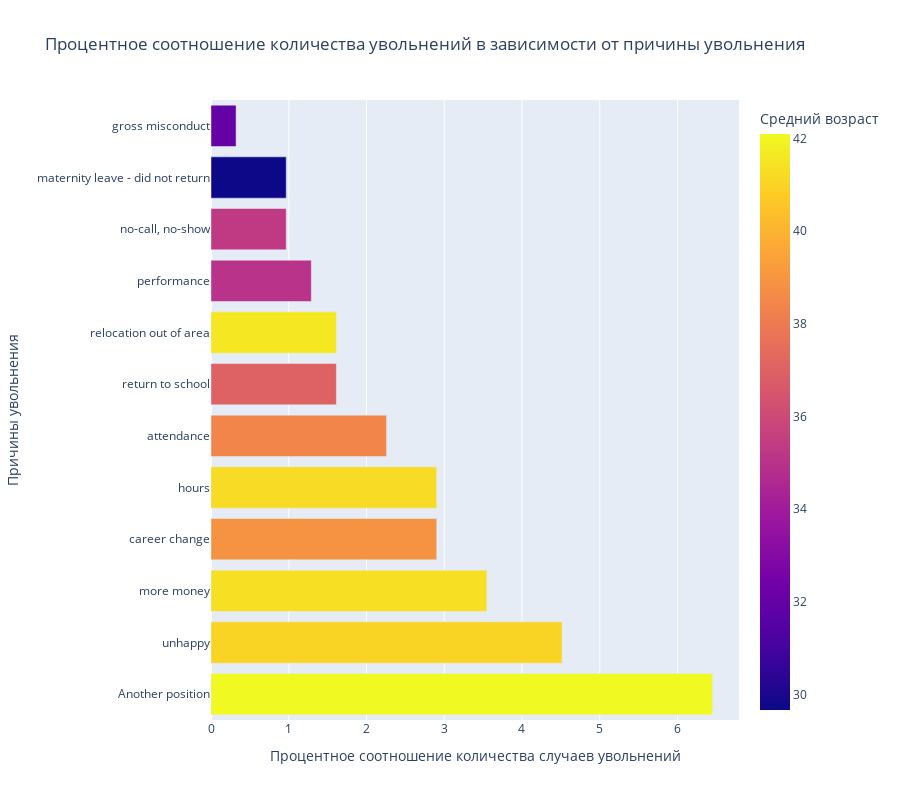

The cell this chart's notebook holds for it:
### Code cell
fig = px.bar(
    age_term_reason,
    x="count",
    y=age_term_reason["Reason For Term"],
    color="avg",
    orientation="h",
    height=800,
    title="Процентное соотношение количества увольнений в зависимости от причины увольнения",
    labels={"count": "Процентное соотношение количества случаев увольнений",
            "avg": "Средний возраст",
            "Reason For Term": "Причины увольнения"}
)
fig.show()

### Figure 1 — Plotly figure (JSON) as saved in the notebook; plotly's stock layout.template omitted (floating-point values rounded to 4 significant figures)
{"data": [{"alignmentgroup": "True", "hovertemplate": "Процентное соотношение количества случаев увольнений=%{x}<br>Причины увольнения=%{y}<br>Средний возраст=%{marker.color}<extra></extra>", "legendgroup": "", "marker": {"color": [42.1, 41, 41.36, 38.89, 41.22, 38.43, 37, 41.6, 35, 35.33, 29.67, 32], "coloraxis": "coloraxis", "pattern": {"shape": ""}}, "name": "", "offsetgroup": "", "orientation": "h", "showlegend": false, "textposition": "auto", "type": "bar", "x": [6.452, 4.516, 3.548, 2.903, 2.903, 2.258, 1.613, 1.613, 1.29, 0.9677, 0.9677, 0.3226], "xaxis": "x", "y": ["Another position", "unhappy", "more money", "career change", "hours", "attendance", "return to school", "relocation out of area", "performance", "no-call, no-show", "maternity leave - did not return", "gross misconduct"], "yaxis": "y"}], "layout": {"barmode": "relative", "coloraxis": {"colorbar": {"title": {"text": "Средний возраст"}}, "colorscale": [[0, "#0d0887"], [0.1111, "#46039f"], [0.2222, "#7201a8"], [0.3333, "#9c179e"], [0.4444, "#bd3786"], [0.5556, "#d8576b"], [0.6667, "#ed7953"], [0.7778, "#fb9f3a"], [0.8889, "#fdca26"], [1, "#f0f921"]]}, "height": 800, "legend": {"tracegroupgap": 0}, "title": {"text": "Процентное соотношение количества увольнений в зависимости от причины увольнения"}, "xaxis": {"anchor": "y", "domain": [0, 1], "title": {"text": "Процентное соотношение количества случаев увольнений"}}, "yaxis": {"anchor": "x", "domain": [0, 1], "title": {"text": "Причины увольнения"}}}}
